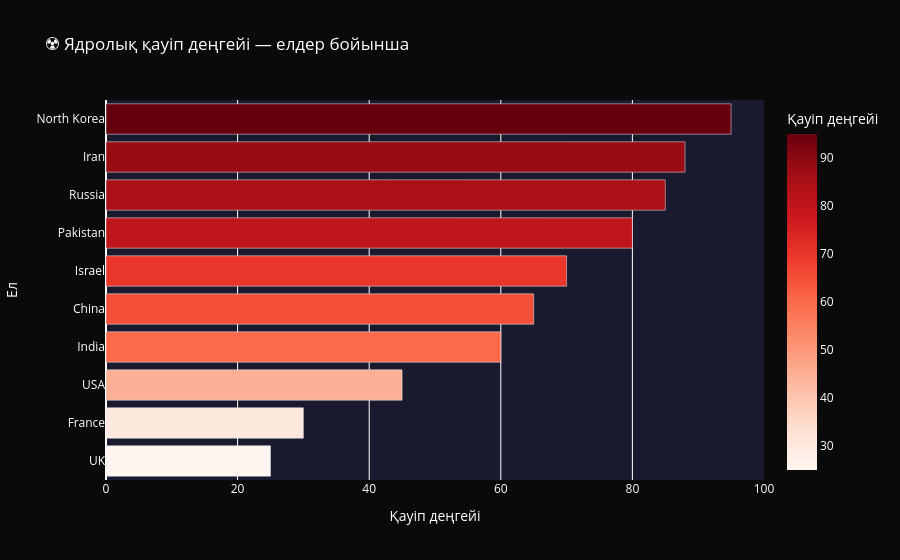

Source (notebook cell):
### Code cell
# Nuclear Risk Bar Chart
fig2 = px.bar(
    df_nuclear.sort_values('risk_score', ascending=True),
    x='risk_score',
    y='country',
    orientation='h',
    color='risk_score',
    color_continuous_scale='Reds',
    title='☢️ Ядролық қауіп деңгейі — елдер бойынша',
    labels={'risk_score': 'Қауіп деңгейі', 'country': 'Ел'}
)

fig2.update_layout(
    paper_bgcolor='#0a0a0a',
    plot_bgcolor='#1a1a2e',
    font=dict(color='white')
)

fig2.show()

### Figure 1 — Plotly figure (JSON) as saved in the notebook; plotly's stock layout.template omitted (floating-point values rounded to 4 significant figures)
{"data": [{"hovertemplate": "Қауіп деңгейі=%{marker.color}<br>Ел=%{y}<extra></extra>", "legendgroup": "", "marker": {"color": [25, 30, 45, 60, 65, 70, 80, 85, 88, 95], "coloraxis": "coloraxis", "pattern": {"shape": ""}}, "name": "", "orientation": "h", "showlegend": false, "textposition": "auto", "type": "bar", "x": [25, 30, 45, 60, 65, 70, 80, 85, 88, 95], "xaxis": "x", "y": ["UK", "France", "USA", "India", "China", "Israel", "Pakistan", "Russia", "Iran", "North Korea"], "yaxis": "y"}], "layout": {"barmode": "relative", "coloraxis": {"colorbar": {"title": {"text": "Қауіп деңгейі"}}, "colorscale": [[0, "rgb(255,245,240)"], [0.125, "rgb(254,224,210)"], [0.25, "rgb(252,187,161)"], [0.375, "rgb(252,146,114)"], [0.5, "rgb(251,106,74)"], [0.625, "rgb(239,59,44)"], [0.75, "rgb(203,24,29)"], [0.875, "rgb(165,15,21)"], [1, "rgb(103,0,13)"]]}, "font": {"color": "white"}, "legend": {"tracegroupgap": 0}, "paper_bgcolor": "#0a0a0a", "plot_bgcolor": "#1a1a2e", "title": {"text": "☢️ Ядролық қауіп деңгейі — елдер бойынша"}, "xaxis": {"anchor": "y", "domain": [0, 1], "title": {"text": "Қауіп деңгейі"}}, "yaxis": {"anchor": "x", "domain": [0, 1], "title": {"text": "Ел"}}}}
